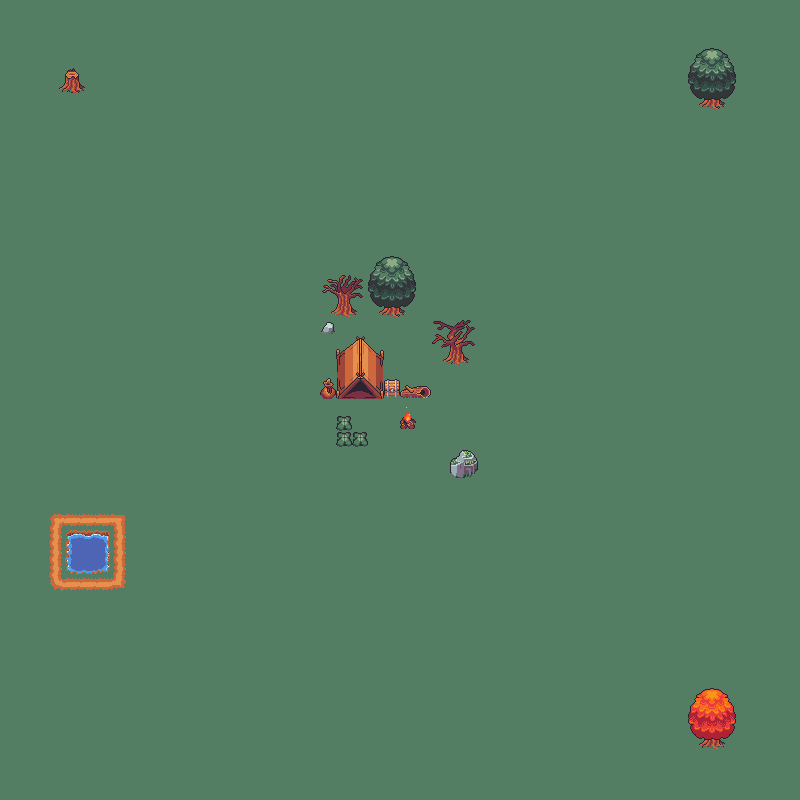

The image is a tile-based game level rendered from a .tmx file. Its description and source (layers, tilesets, objects; grid data summarised) follow:
An orthogonal 50x50 tile map with 16x16 px tiles, 3 tile layers (Ground, Details, Above) and 13 objects (player, intro_npc).

<map version="1.10" tiledversion="1.12.1" orientation="orthogonal" renderorder="right-down" width="50" height="50" tilewidth="16" tileheight="16" infinite="0" nextlayerid="10" nextobjectid="19">
 <tileset firstgid="1" source="intro_forest.tsx" />
 <layer id="1" name="Ground" width="50" height="50">
  <data>[2500 cells, 2500 non-empty, 1 distinct tile ids]</data>
 </layer>
 <layer id="2" name="Details" width="50" height="50">
  <data>[2500 cells, 111 non-empty, 87 distinct tile ids]</data>
 </layer>
 <layer id="3" name="Above" width="50" height="50">
  <data>[2500 cells, 0 non-empty, 0 distinct tile ids]</data>
 </layer>
 <objectgroup id="4" name="Collision">
  <object id="4" x="452.28" y="451.34" width="26.3282" height="27.2685" />
  <object id="5" x="436.295" y="323.46" width="37.6117" height="40.4325" />
  <object id="6" x="373.296" y="262.341" width="37.6117" height="54.5369" />
  <object id="7" x="338.505" y="341.326" width="43.2534" height="61.1189" />
  <object id="8" x="385.52" y="379.878" width="13.1641" height="17.8655" />
  <object id="9" x="402.445" y="387.4" width="27.2685" height="11.2835" />
  <object id="10" x="401.504" y="415.609" width="12.2238" height="14.1044" />
  <object id="11" x="68.6413" y="534.086" width="40.4325" height="39.4922" />
  <object id="12" x="66.7607" y="74.283" width="16.9252" height="17.8655" />
  <object id="13" x="692.995" y="50.7757" width="33.8505" height="58.2981" />
  <object id="14" x="694.875" y="692.055" width="29.149" height="52.6563" />
 </objectgroup>
 <objectgroup id="5" name="Spawn">
  <object id="15" name="player" x="454.161" y="423.131">
   <point />
  </object>
 </objectgroup>
 <objectgroup id="6" name="NPCs">
  <object id="18" name="intro_npc" x="392.102" y="447.579">
   <properties>
    <property name="dialogue" value="The truth is I got on that bus a boy, and I never got off the bus. I still haven't." />
   </properties>
   <point />
  </object>
 </objectgroup>
 <objectgroup id="7" name="Interactions" />
 <objectgroup id="8" name="Transitions" />
</map>
